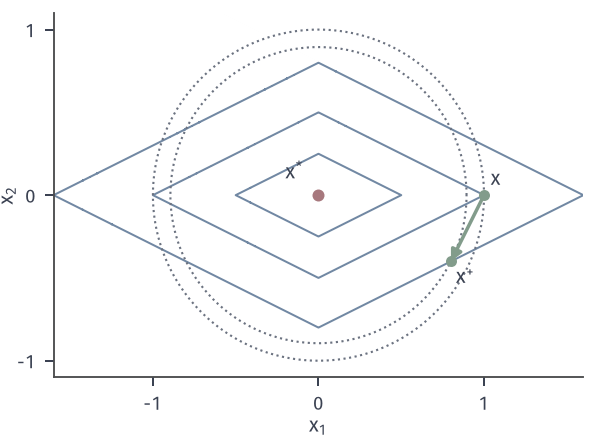

The Python source for this figure:
from pathlib import Path
import sys
ROOT = next(p for p in Path(__file__).resolve().parents if (p/'build.sh').is_file() and (p/'tex/book.tex').is_file())
sys.path.insert(0, str(ROOT/'figures/00-shared/mathematical-preliminaries-upper/00-shared/comprehension-figures'))
from support import figure, save, BLUE, GREEN, YELLOW, RED, PURPLE, INK, MUTED, GRID, BLUE_FILL, GREEN_FILL, YELLOW_FILL, RED_FILL, PURPLE_FILL
import numpy as np
HERE = Path(__file__).resolve().parent
STROKE = '#4C4D4F'
def panel(fig, left, right, top, bottom, wspace=.25, hspace=.2):
    fig.set_layout_engine(None)
    fig.subplots_adjust(left=left, right=right, top=top, bottom=bottom, wspace=wspace, hspace=hspace)
def tag(fig, ax, s, y=None, d=.15):
    p = ax.get_position(); fig.text((p.x0+p.x1)/2, (p.y0-d) if y is None else y, s, ha='center', va='top')
def opt(ax, x=0, y=0, ms=4.8, z=7): ax.plot([x],[y],'o',ms=ms,color=RED,mew=0,zorder=z)
# f(x)=|x1|+2|x2|，x=(1,0)，g=(1,2)，alpha=0.2：目标上升，距离下降。
fig,A=figure(width_mm=84,height_mm=62)
panel(fig,.09,.98,.98,.13)
X,Y=np.meshgrid(np.linspace(-1.6,1.6,801),np.linspace(-1.1,1.1,801))
A.contour(X,Y,abs(X)+2*abs(Y),levels=[.5,1,1.6],colors=[BLUE],linewidths=.8)
th=np.linspace(0,2*np.pi,400);r=1.;r2=np.sqrt(.8)
A.plot(r*np.cos(th),r*np.sin(th),color=MUTED,lw=.85,ls=':');A.plot(r2*np.cos(th),r2*np.sin(th),color=MUTED,lw=.85,ls=':')
a=.2;P=np.array([1,0.]);Q=P-a*np.array([1,2.])
A.annotate('',xy=Q,xytext=P,arrowprops=dict(arrowstyle='-|>',color=GREEN,lw=1.4,shrinkA=0,shrinkB=0,mutation_scale=9))
A.plot(*P,'o',color=GREEN,ms=4.4,mew=0,zorder=6);A.plot(*Q,'o',color=GREEN,ms=4.4,mew=0,zorder=6)
opt(A)
A.text(1.04,.06,'$x$',color=INK);A.text(.83,-.53,'$x^{+}$',color=INK);A.text(-.2,.1,'$x^{*}$',color=INK)

A.set_xlim(-1.6,1.6);A.set_ylim(-1.1,1.1);A.set_aspect('equal');A.set_xticks([-1,0,1]);A.set_yticks([-1,0,1]);A.set_xlabel('$x_1$',labelpad=1);A.set_ylabel('$x_2$',labelpad=0)
save(fig,HERE,'figure',{'f':'|x1|+2|x2|','x':[1,0],'g':[1,2],'alpha':.2})
